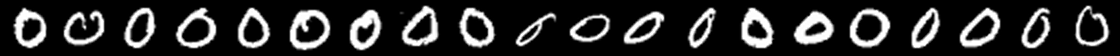
#> input picture row-0.png, 1120 x 56 px; its folder holds 4 pictures in this run
$ python combine_images.py
#> lines starting #> are read from the running program, lines starting #| are printed output that depends on the picture
import os, sys
import numpy as np
import cv2
from matplotlib import pyplot as plt
import glob

# get all the training images
# store in img_dict where key is what digit it is and value is list of all the image files
img_dict = dict()
path = os.path.join('imgs', 'training')
for subdir, dirs, files in os.walk(path):
	for i in range(10):
		num_dir = os.path.join(subdir, str(i))
		for sub, dir, imgs in os.walk(num_dir):
			for img in imgs:
				if i not in img_dict:
					img_dict[i] = list()
				file_path = os.path.join(num_dir, img)
				#print(file_path)
				img_dict[i].append(file_path)

# generate 50 row images with 100 images per row
# each digit has 500 training images so there are 5 rows of 100 per digit, 50 total
total_rows = 0
row_size = 100
for num in img_dict:
	num_rows = 0
	while num_rows < 5:
		#print('building row {} of number {}'.format(str(num_rows), str(num)))
		# base picture
		base = cv2.imread(img_dict[num][row_size*num_rows])
		himstack = cv2.resize(base, None, fx = 2, fy = 2, interpolation = cv2.INTER_CUBIC)
		img_count = 1
		while img_count < row_size:
			# calculate index of img file in img_dict[num]
			index = row_size * num_rows + img_count
			img = img_dict[num][index]
			#print('stacking {}'.format(img))
			im = cv2.imread(img)
			im = cv2.resize(im, None, fx = 2, fy = 2, interpolation = cv2.INTER_CUBIC)
			himstack = np.hstack((himstack, im))
			img_count += 1
		num_rows += 1
		cv2.imwrite("row-" + str(num) + "-" + str(num_rows) + ".png", himstack)
		total_rows += 1

# combine all 50 row-#.png files into one image, stacked horizontaly
# use glob to get list of all row image files
os.chdir('.')
row_imgs = [i for i in glob.glob('row*.png')]
# base picture
base = cv2.imread(row_imgs[0])
#> base is the input picture: shape (56, 1120, 3); min 0, max 255, mean 44.3
imstack = base
# sort file names so that rows are in correct order
row_imgs = sorted(row_imgs)
for i,img in enumerate(row_imgs):
	#print(img)
	if i == 0: continue
	im = cv2.imread(img)
	imstack = np.vstack((imstack, im))
#> pass 2 of the loop `for i,img in enumerate(row_imgs):`:
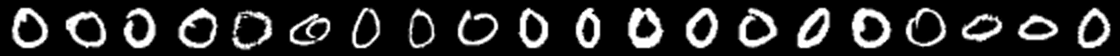
#> input picture row-1.png, 1120 x 56 px
#> im is the input picture: shape (56, 1120, 3); min 0, max 255, mean 43.6
#> `imstack = np.vstack((imstack, im))`:
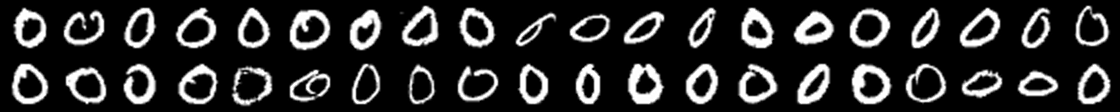
#> imstack: shape (112, 1120, 3); min 0, max 255, mean 44
#> pass 3 of the loop `for i,img in enumerate(row_imgs):`:
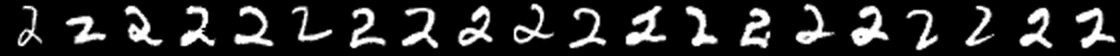
#> input picture row-10.png, 1120 x 56 px
#> im is the input picture: shape (56, 1120, 3); min 0, max 255, mean 39.1
#> `imstack = np.vstack((imstack, im))`:
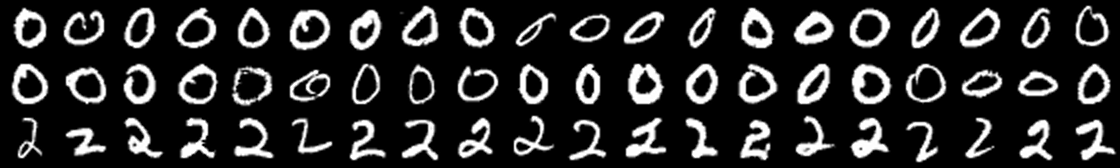
#> imstack: shape (168, 1120, 3); min 0, max 255, mean 42.3
#> the loop made 4 passes; the first 3 are shown
# write final query.png
cv2.imwrite("query.png", imstack)
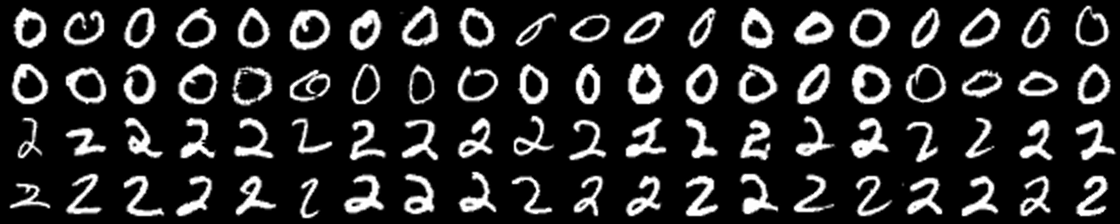
#> saved as query.png: shape (224, 1120, 3); min 0, max 255, mean 41.5

#delete row image files
# bash command:
#cmd = 'rm row*'
# windows command:
cmd = 'del row*'
os.system(cmd)
